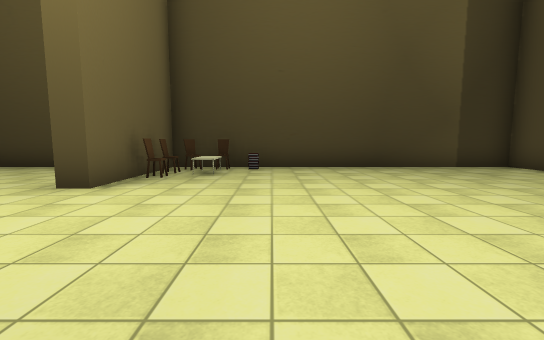
[1] (above)

17 first-person views from a walk through a scene from a Unity 3-D project. The camera is 1.4 m above the floor, tilts 6° down and sees 90° across. The floor is counted in squares, 2 m on a side. Each view is taken from the middle of a square. On the plan, view 1 faces up. The plan holds only what a view shows up to about 9 squares ahead; the rest is blank. The player character is not drawn. Some surface patterns are stand-ins.

[2]
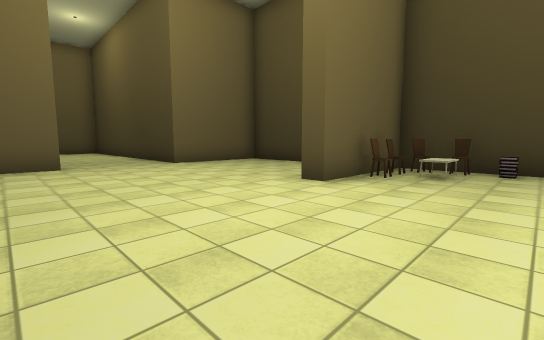

[3]
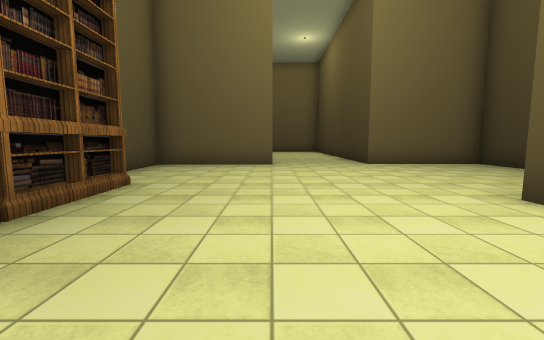

[4]
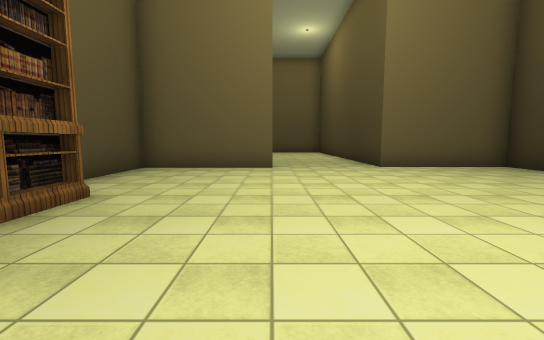

[5]
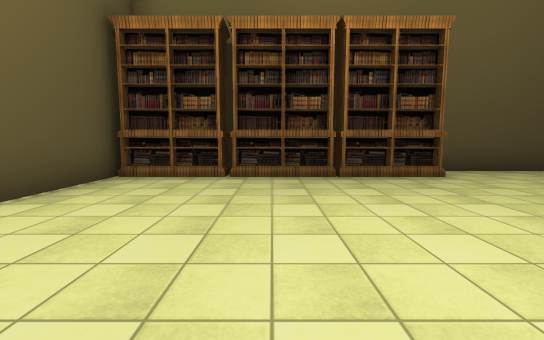

[6]
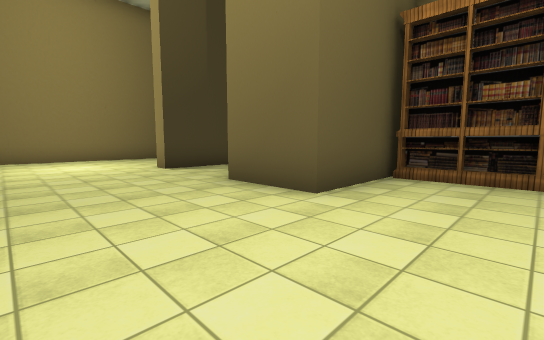

[7]
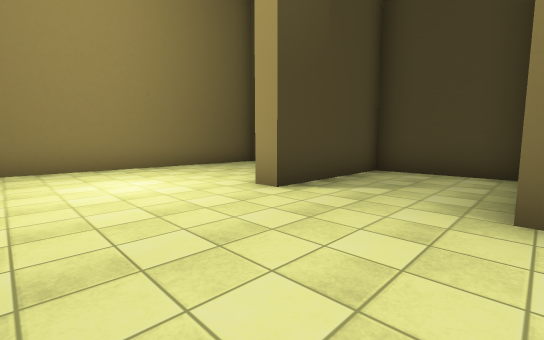

[8]
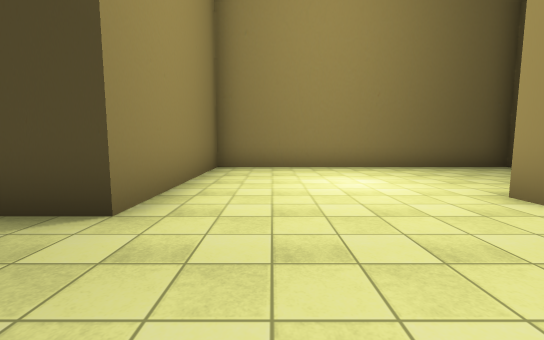

[9]
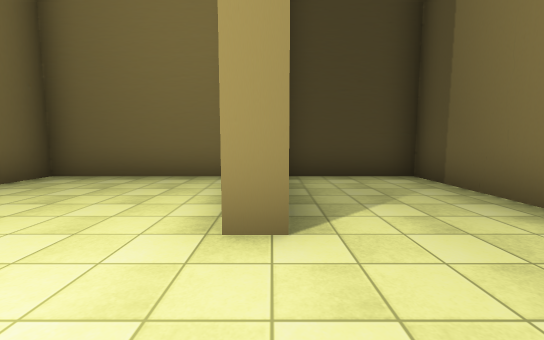

[10]
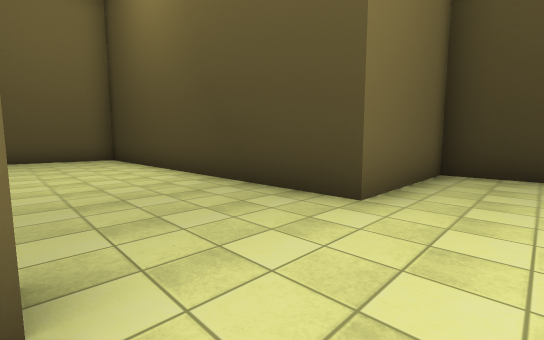

[11]
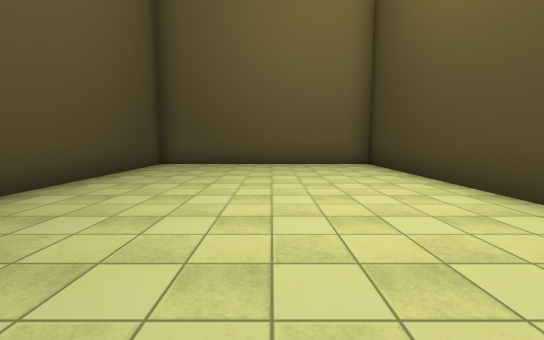

[12]
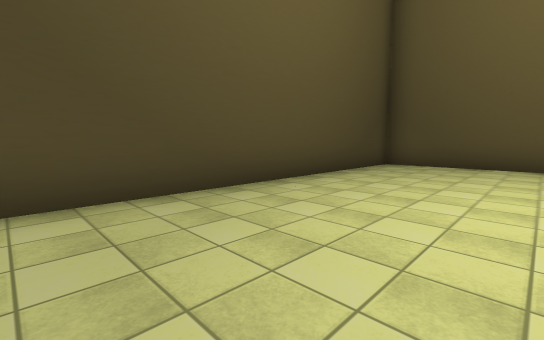

[13]
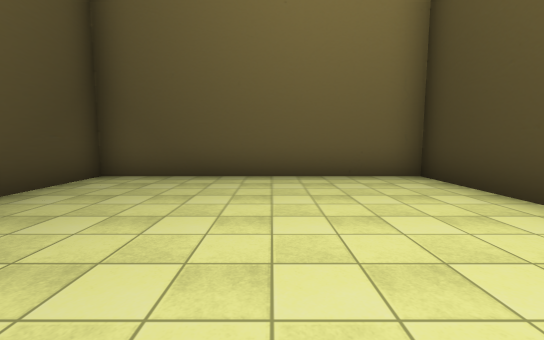

[14]
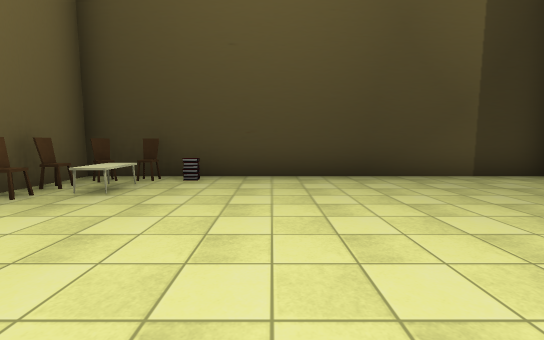

[15]
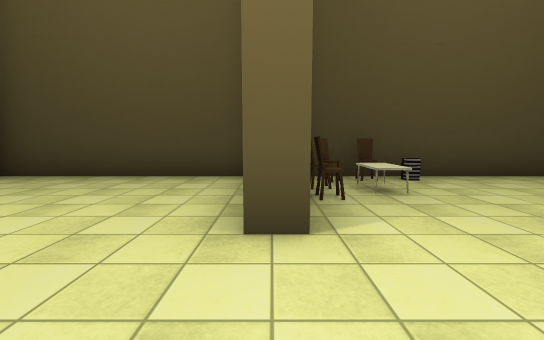

[16]
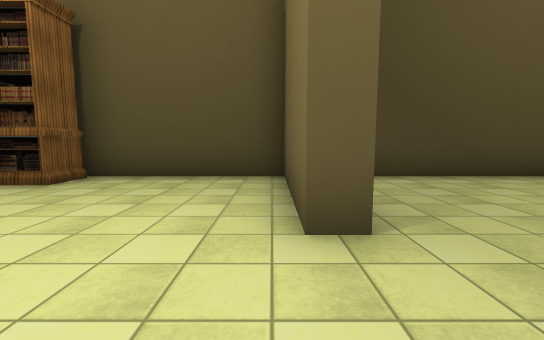

[17]
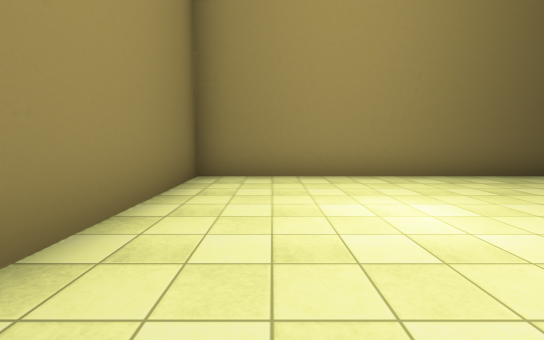

### Floor plan
Points are (right, up) in squares from view 1. A wall is a line through its corners. A room is listed if a view was taken in it or the views show most of it. See-through windows are left out.
Room 1 (views 1, 2, 3, 4, 5, 6, 7, 8, 9, 10, 14, 15, 16, 17)
walls: (4.1, 0.2) (4.1, -2.4) (6.9, -2.4) (6.9, 1) (7.4, 1); (2.1, -1.9) (2.1, 1) (4.2, 1); (-3.5, 7.5) (-8.5, 7.5) (-8.5, 4); (8, -2.4) (11.4, -2.4) (11.4, 5.5) (6.5, 5.5) (6.5, 7.5) (-2.7, 7.5) (-2.7, 4) (-3.2, 4); (-8.2, 1) (-8.2, -2.4) (-4.1, -2.4)
ways out: opening at (-9, 2.5) to room 2
objects: bookshelf (-4, -2) to (-3, -2); bookshelf (-2, -2) to (-1, -2); chair (-2, 5); table (-2, 6); chair (-2, 7); chair (-1, 6); other object (-1, 7); bookshelf (0, -2) to (1, -2); other object (0, 7)
Room 2 (views 11, 12, 13)
walls: (-8.9, 1) (-8.2, 1); (-8.5, 4) (-18.5, 4) (-18.5, -2.4) (-9.9, -2.4)
ways out: opening at (-9, 2.5) to room 1

Positions as (right, up) in squares from view 1, and headings:
1: (0, 0), facing up
2: (0, 0), facing up-left
3: (0, 1), facing left
4: (-1, 1), facing left
5: (-1, 4), facing down
6: (0, 4), facing down-right
7: (4, 4), facing down-right
8: (4, 4), facing right
9: (7, 3), facing down
10: (-7, 1), facing up-left
11: (-10, 1), facing left
12: (-10, 1), facing down-left
13: (-13, 1), facing left
14: (1, 2), facing up
15: (-3, 2), facing up
16: (-8, 3), facing down
17: (6, 4), facing right
